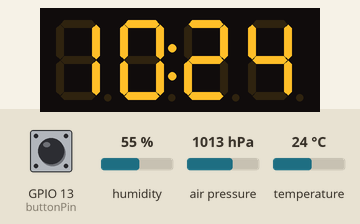
Recording of a sketch running on a simulated ESP8266 (Wemos D1 mini). Shown: 4-digit seven-segment display. Inputs (shaded band) come from the test bench; at power-on: GPIO 13 (buttonPin) HIGH, temperature 24 °C, humidity 55 %, air pressure 1013 hPa. WiFi joins after 1.5 s; servers stay silent unless stated; the local clock reads 2024-03-15 10:24:30 at power-on unless the sketch sets it; what the sketch prints to the serial monitor is not drawn.

Above: at 16.2 s.
16.3 s: GPIO 13 (buttonPin) pulled LOW for 0.15 s
At 17.5 s:
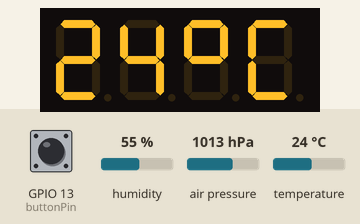
17.9 s: temperature set to 12 °C
At 18.4 s:
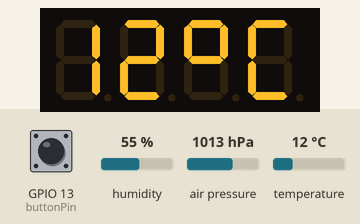
19.4 s: GPIO 13 (buttonPin) pulled LOW for 1 s
At 19.64 s:
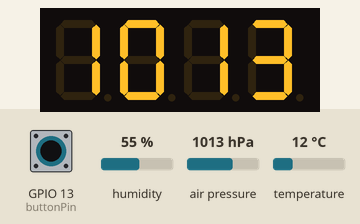
Timing chart, 0 to 22.4 s (numbered marks = the images above; inputs shaded):
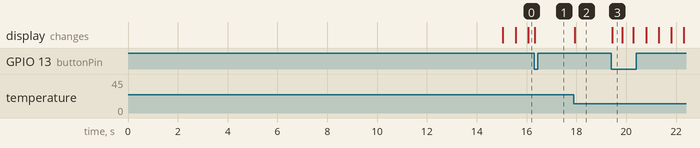

Measured:
- after the input at 16.3 s, the display: changes at once (image 1)
- after the input at 17.9 s, the display: changes at once (image 2)
- after the input at 19.4 s, the display: changes at once (image 3)
- what the display in image 3 shows lasts 0.4 s, from 19.4 s to 19.8 s

The sketch:

THP_sensor.ino
```cpp
#include <ESP8266WiFi.h>
#include <time.h>
#include <Wire.h>
#include <Adafruit_Sensor.h>
#include <Adafruit_BME280.h>
#include <TM1637Display.h>

/*WiFi*/
const char* ssid="..."; //name of WiFi network
const char* password="...";//WiFi password
int connectingTime=15000;
bool WiFiStatus=1;

/*NTP server*/
const char* MY_TZ="CET-1CEST,M3.5.0/02,M10.5.0/03"; //defining TZ and DST
const char* MY_NTP_SERVER="pool.ntp.org"; //name of ntp server

/*Clock*/
int hour;
int minute;
int colonPreviousMillis;
bool colonStatus;
uint8_t colon=0b01000000;
int colonDelay=500;
uint8_t error[]=
{
  SEG_G, //"-"
  SEG_G, //"-"
  SEG_G, //"-"
  SEG_G  //"-"
};

/*Display module - 4dig 7seg (TM1637)*/
#define CLK 14 //D5 for WeMos D1 mini
#define DIO 12 //D6 for WeMos D1 mini
TM1637Display display(CLK, DIO); //initialize display
int displayBrightness=1; // set display brightness from 0 (lowest brightness) to 7 (highest brightness)
const uint8_t celsiusDegrees[]=
{
  SEG_A|SEG_B|SEG_F|SEG_G,  //degree symbol
  SEG_A|SEG_F|SEG_E|SEG_D   //Celsius symbol
};

/*BME280 - temperature, pressure and humidity sensor*/
Adafruit_BME280 bme; //set I2C (SCL=D1, SDA=D2 for WeMos D1 mini)
int temp;
int press;
int hum;

/*Button*/
const int buttonPin=13; //D7 for WeMos D1 mini
int buttonState;
int buttonMode=0;
int buttonDelay=400;
unsigned long buttonPreviousMillis;


void setup()
{
  Serial.begin(115200);

  /*Connecting to WiFi*/
  Serial.print("Connecting WiFi ");
  WiFi.begin(ssid,password);
  while (millis()<connectingTime)
  {
    delay(500);
    Serial.print(".");
  }
  if(WiFi.status()==WL_CONNECTED)
  {
    Serial.println("");
    Serial.print("Connected: "); Serial.println(WiFi.localIP());
  }
  else
  {
    Serial.println("");
    Serial.print("Wifi not connencted");
    WiFiStatus=0;
  }

  /*NTP configuration*/
  configTime(MY_TZ, MY_NTP_SERVER);

  /*Button configuration*/
  pinMode(buttonPin,INPUT_PULLUP);

  /*display brightness setting*/
  display.setBrightness(displayBrightness);

  /*BME280 check*/
  if (!bme.begin(0x76))
  {
    Serial.println("Could not find a valid BME280 sensor");
    while (1);
  }
}

void loop()
{
  getButtonMode();
  getBME280Data();
  getTime();
  displayInfo();
}

void displayInfo()
{
  if(buttonMode==0)
  {
    if(WiFiStatus==1)
    {
      display.showNumberDecEx(hour,colon,true,2,0);
      display.showNumberDec(minute,true,2,2);
      if(millis()-colonPreviousMillis>colonDelay)
      {
        colonStatus=!colonStatus;
        colonPreviousMillis=millis();
      }
      colonStatus ? colon=0b01000000 : colon=0b00000000;
    }
    else if(WiFiStatus==0)
    {
      display.setSegments(error,4,0);
    }
  }
  if(buttonMode==1)
  {
    display.showNumberDec(temp,false,2,0);
    display.setSegments(celsiusDegrees,2,2);
  }
  else if(buttonMode==2)
  {
    display.showNumberDec(press,false);
  }
  else if(buttonMode==3)
  {
    display.showNumberDec(hum,false);
  }
}

void getButtonMode()
{
  buttonState=digitalRead(buttonPin);

  if(buttonState==0 && millis()-buttonPreviousMillis>buttonDelay)
  {
    if(buttonMode<3)
    {
      buttonMode++;
    }
    else
    {
      buttonMode=0;
    }
    buttonPreviousMillis=millis();
  }
}

void getBME280Data()
{
  temp=round(bme.readTemperature());
  press=bme.readPressure()/100; //convert to hPa
  hum=bme.readHumidity();
}

void getTime()
{
  time_t now;                 // Unix epoch time, number of seconds that have elapsed since January 1, 1970
  tm tm;                      // transform time information into a tm structure that split time into seconds, minutes, hours, days, months, years, day of week, day of year

  time(&now);                 // read the current time
  localtime_r(&now, &tm);     // update the structure tm with the current time

  hour=tm.tm_hour;            // hour [0-23]
  minute=tm.tm_min;           // minute [0-59]
}
```
